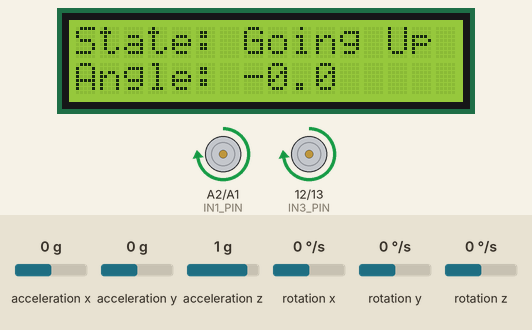
Simulated run of this sketch. Board: Arduino Uno, built with avr-gcc and run on an emulated ATmega328P. Parts: 16×2 character LCD, motor-driver pin pairs drawn as motors (green arrow = first pin HIGH = forward, orange = second pin HIGH = backward, longer = more drive, scaled by the enable pin). Inputs (shaded band) come from the test bench; at power-on: acceleration x 0 g, acceleration y 0 g, acceleration z 1 g, rotation x 0 °/s, rotation y 0 °/s, rotation z 0 °/s. What the sketch prints to the serial monitor is not drawn.

Above: at 4.2 s.
4.3 s: acceleration x set to -1.4 g
At 5.4 s:
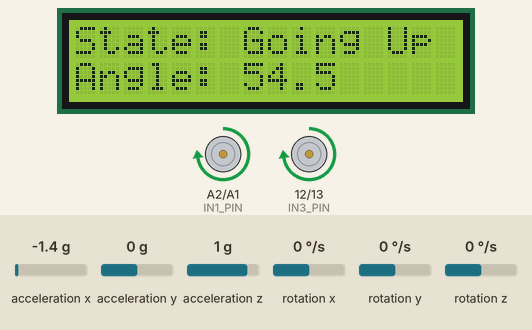
5.8 s: acceleration x set to -0.2 g
At 6.4 s:
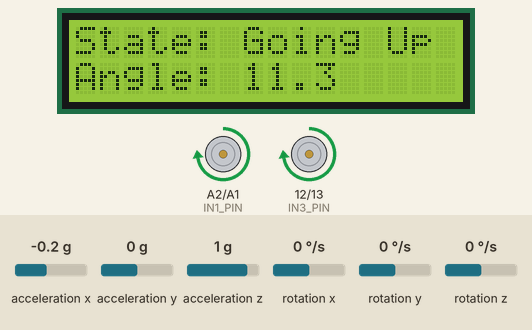
7.3 s: acceleration x set to 0.1 g
At 7.8 s:
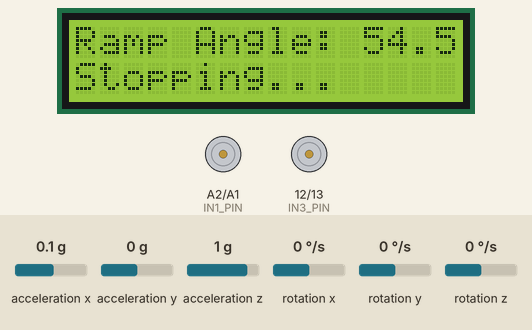
11.8 s: acceleration y set to -1.4 g
At 14.6 s:
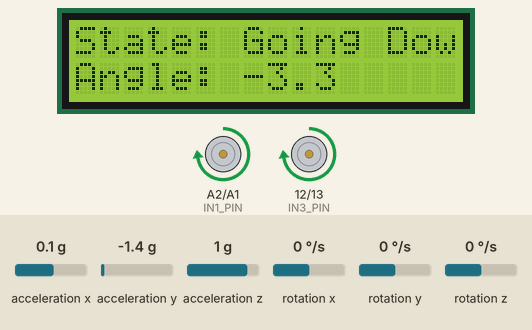
14.8 s: acceleration z set to -1.4 g
At 15.7 s:
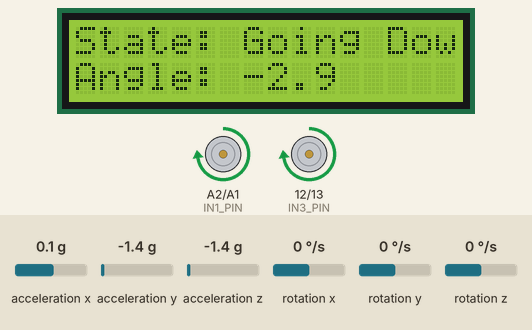
Timing chart, 0 to 17.3 s (numbered marks = the images above; inputs shaded):
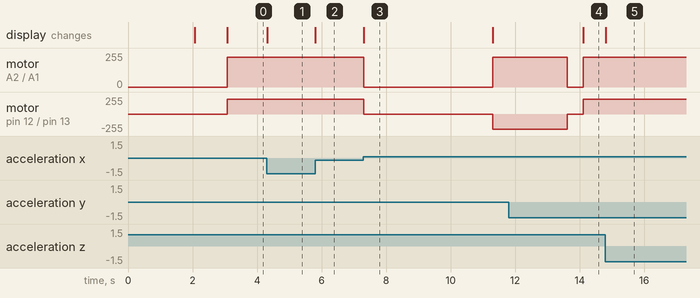

Measured:
- the behaviour switches between -0.1 and 0 g on acceleration x (found by bisection; images 2 and 3)
- after the input at 4.3 s, the display: changes at once (image 1)
- after the input at 5.8 s, the display: changes at once (image 2)
- after the input at 7.3 s, motor on A2 (IN1_PIN) / A1 (IN2_PIN): forward 225/255 → stopped at once, → forward 225/255 4.0 s later; motor on pin 12 (IN3_PIN) / pin 13 (IN4_PIN): forward 225/255 → stopped at once, → backward 225/255 4.0 s later; the display: first changes at once (image 3 shows a later state)
- after the input at 11.8 s, the display: changes after 2.3 s (image 4)
- after the input at 14.8 s, the display: changes at once (image 5)
- what the display in image 3 shows lasts 4.0 s, from 7.3 s to 11.3 s

The sketch:

OrientationAndRampAngleDetector.ino
```cpp
#include <Wire.h>

#include <LiquidCrystal.h>

#include <MPU6050_light.h>


// -- OBJECTS --

LiquidCrystal lcd(8, 9, 4, 5, 6, 7);

MPU6050 mpu(Wire);


// -- MOTOR PINS --

#define ENA_PIN 3    // Left Motor Speed (PWM)

#define ENB_PIN 11   // Right Motor Speed (PWM)

#define IN1_PIN A2

#define IN2_PIN A1

#define IN3_PIN 12

#define IN4_PIN 13


// -- CONFIGURATION --

const int RAMP_ANGLE_THRESHOLD = 10;

const int FLAT_ANGLE_THRESHOLD = 5;

const int MOVE_SPEED = 225;

const int SPIN_SPEED = 225;

const long SPIN_DURATION = 2300;


// -- ROBOT STATES --

enum RobotState {

  GOING_UP,

  STOP_ON_TOP,

  SPINNING,

  GOING_DOWN,

  FINISHED

};

RobotState currentState = GOING_UP;


// -- VARIABLES --

float rampAngle = 0;

unsigned long stateChangeTimestamp = 0;


void setup() {

  // Initialize Serial Monitor for debugging

  Serial.begin(9600);


  // Initialize Motor Pins

  pinMode(ENA_PIN, OUTPUT);

  pinMode(ENB_PIN, OUTPUT);

  pinMode(IN1_PIN, OUTPUT);

  pinMode(IN2_PIN, OUTPUT);

  pinMode(IN3_PIN, OUTPUT);

  pinMode(IN4_PIN, OUTPUT);


  // Initialize LCD

  lcd.begin(16, 2);

  lcd.print("Ramp Robot");

  lcd.setCursor(0, 1);

  lcd.print("Initializing...");


  // Initialize MPU-6050

  Wire.begin();

  byte status = mpu.begin();

  Serial.print("MPU6050 status: ");

  Serial.println(status);

  if (status != 0) {

    lcd.clear();

    lcd.print("MPU6050 Error");

    while (1) {}

  }

  delay(1000);

  mpu.calcOffsets();

  Serial.println("MPU6050 Calibrated.");


  lcd.clear();

  delay(1000);

}


void loop() {

  mpu.update();


  float currentAngle = mpu.getAngleY();


  // --- Main State Machine ---

  switch (currentState) {

    case GOING_UP:

      lcd.setCursor(0, 0);

      lcd.print("State: Going Up ");

      lcd.setCursor(0, 1);

      lcd.print("Angle: " + String(currentAngle, 1) + "  ");


      goForward();


      if (currentAngle < FLAT_ANGLE_THRESHOLD && rampAngle > RAMP_ANGLE_THRESHOLD) {

        delay(0);


        stopRobot();

        currentState = STOP_ON_TOP;

        stateChangeTimestamp = millis();

      }

      // Store the steepest angle

      else if (currentAngle > rampAngle) {

        rampAngle = currentAngle;

      }

      break;


    case STOP_ON_TOP:

      lcd.setCursor(0, 0);

      lcd.print("Ramp Angle: " + String(rampAngle, 1));

      lcd.setCursor(0, 1);

      lcd.print("Stopping...     ");


      // Wait for 4 seconds

      if (millis() - stateChangeTimestamp > 4000) {

        currentState = SPINNING;

        stateChangeTimestamp = millis();

      }

      break;


    case SPINNING:

      lcd.setCursor(0, 0);

      lcd.print("State: Spinning ");

      spin360();


      // Spin for the predefined duration

      if (millis() - stateChangeTimestamp > SPIN_DURATION) {

        stopRobot();

        currentState = GOING_DOWN;

        delay(500);

      }

      break;


    case GOING_DOWN:

      lcd.setCursor(0, 0);

      lcd.print("State: Going Down");

      lcd.setCursor(0, 1);

      lcd.print("Angle: " + String(currentAngle, 1) + "  ");


      goForward();

      static bool hasStartedDescent = false;


      if (currentAngle < -RAMP_ANGLE_THRESHOLD) {

        hasStartedDescent = true;

      }


      if (hasStartedDescent && currentAngle > -FLAT_ANGLE_THRESHOLD) {

        stopRobot();

        currentState = FINISHED;

      }

      break;


    case FINISHED:

      lcd.clear();

      lcd.setCursor(0, 0);

      lcd.print("Task Complete!");

      lcd.setCursor(0, 1);

      lcd.print("Final Angle:" + String(rampAngle, 1));

      stopRobot();

      while (1) {} // End of program

      break;

  }

}


// --- MOTOR CONTROL FUNCTIONS ---


void goForward() {

  // Left Motor Forward

  digitalWrite(IN1_PIN, HIGH);

  digitalWrite(IN2_PIN, LOW);

  analogWrite(ENA_PIN, MOVE_SPEED);


  // Right Motor Forward

  digitalWrite(IN3_PIN, HIGH);

  digitalWrite(IN4_PIN, LOW);

  analogWrite(ENB_PIN, MOVE_SPEED);

}


void stopRobot() {

  analogWrite(ENA_PIN, 0);

  analogWrite(ENB_PIN, 0);

  digitalWrite(IN1_PIN, LOW);

  digitalWrite(IN2_PIN, LOW);

  digitalWrite(IN3_PIN, LOW);

  digitalWrite(IN4_PIN, LOW);

}


void spin360() {

  digitalWrite(IN1_PIN, HIGH);

  digitalWrite(IN2_PIN, LOW);

  analogWrite(ENA_PIN, SPIN_SPEED);


  digitalWrite(IN3_PIN, LOW);

  digitalWrite(IN4_PIN, HIGH);

  analogWrite(ENB_PIN, SPIN_SPEED);

}
```
